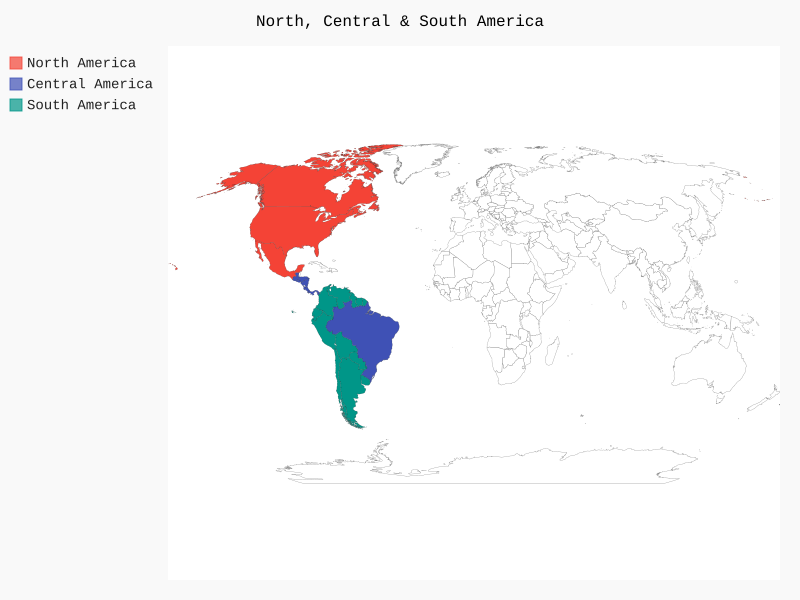

Write Python code to recreate this figure.
import pygal_maps_world.maps

wm = pygal_maps_world.maps.World()
wm.title = 'North, Central & South America'

wm.add('North America',['ca','mx','us'])
wm.add('Central America',['br','cr','gt','hn','ni','pa','sv'])
wm.add('South America',['ar','bo','br','cl','co','ec','gf','gy','pe','py','sr','uy','ve'])

wm.render_to_file('americas.svg')
